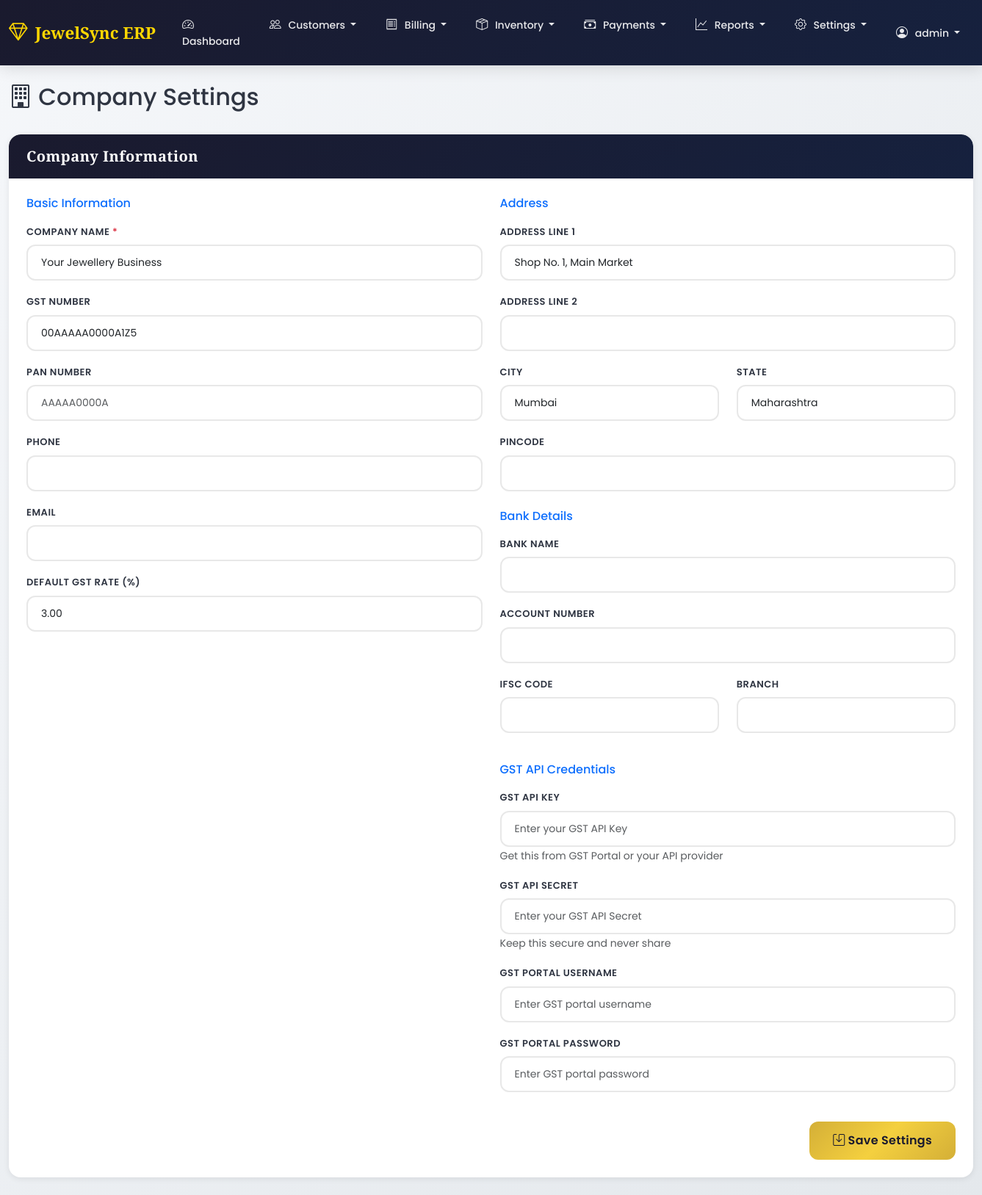
The app's page /settings/company.php (signed in) with its own data.
### tables this page shows
CREATE TABLE company_settings (
    id INT AUTO_INCREMENT PRIMARY KEY,
    company_name VARCHAR(200) NOT NULL,
    gst_number VARCHAR(20),
    pan_number VARCHAR(20),
    address_line1 VARCHAR(200),
    address_line2 VARCHAR(200),
    city VARCHAR(50),
    state VARCHAR(50),
    pincode VARCHAR(10),
    phone VARCHAR(20),
    email VARCHAR(100),
    bank_name VARCHAR(100),
    bank_account_no VARCHAR(50),
    bank_ifsc VARCHAR(20),
    bank_branch VARCHAR(100),
    invoice_prefix VARCHAR(10) DEFAULT 'INV',
    financial_year_start DATE,
    financial_year_end DATE,
    gst_rate DECIMAL(5,2) DEFAULT 3.00,
    gst_api_key VARCHAR(255),
    gst_api_secret VARCHAR(255),
    gst_username VARCHAR(100),
    gst_password VARCHAR(255),
    logo_path VARCHAR(255),
    created_at DATETIME DEFAULT CURRENT_TIMESTAMP,
    updated_at DATETIME DEFAULT CURRENT_TIMESTAMP ON UPDATE CURRENT_TIMESTAMP
);

### settings/company.php (the view, shortened to what this page needs)
<?php
$db = getDBConnection();
$stmt = $db->query("SELECT * FROM company_settings LIMIT 1");
$company = $stmt->fetch();
include __DIR__ . '/../includes/header.php';
?>
<div class="d-flex justify-content-between align-items-center mb-4">
    <h2><i class="bi bi-building"></i> Company Settings</h2>
</div>
<div class="card">
    <div class="card-header">
        <h5 class="mb-0">Company Information</h5>
    </div>
    <div class="card-body">
        <form method="POST" action="">
            <div class="row">
                <div class="col-md-6">
                    <h6 class="text-primary mb-3">Basic Information</h6>
                    <div class="mb-3">
                        <label class="form-label">Company Name <span class="text-danger">*</span></label>
                        <input type="text" name="company_name" class="form-control" value="<?php echo $company['company_name'] ?? ''; ?>" required>
                    </div>
                    <div class="mb-3">
                        <label class="form-label">GST Number</label>
                        <input type="text" name="gst_number" class="form-control" value="<?php echo $company['gst_number'] ?? ''; ?>" placeholder="00AAAAA0000A1Z5">
                    </div>
                    <div class="mb-3">
                        <label class="form-label">PAN Number</label>
                        <input type="text" name="pan_number" class="form-control" value="<?php echo $company['pan_number'] ?? ''; ?>" placeholder="AAAAA0000A">
                    </div>
                    <div class="mb-3">
                        <label class="form-label">Phone</label>
                        <input type="text" name="phone" class="form-control" value="<?php echo $company['phone'] ?? ''; ?>">
                    </div>
                    <div class="mb-3">
                        <label class="form-label">Email</label>
                        <input type="email" name="email" class="form-control" value="<?php echo $company['email'] ?? ''; ?>">
                    </div>
                    <div class="mb-3">
                        <label class="form-label">Default GST Rate (%)</label>
                        <input type="number" name="gst_rate" class="form-control" value="<?php echo $company['gst_rate'] ?? GST_RATE; ?>" step="0.01" min="0">
                    </div>
                </div>
                <div class="col-md-6">
                    <h6 class="text-primary mb-3">Address</h6>
                    <div class="mb-3">
                        <label class="form-label">Address Line 1</label>
                        <input type="text" name="address_line1" class="form-control" value="<?php echo $company['address_line1'] ?? ''; ?>">
                    </div>
                    <div class="mb-3">
                        <label class="form-label">Address Line 2</label>
                        <input type="text" name="address_line2" class="form-control" value="<?php echo $company['address_line2'] ?? ''; ?>">
                    </div>
                    <div class="row">
                        <div class="col-md-6 mb-3">
                            <label class="form-label">City</label>
                            <input type="text" name="city" class="form-control" value="<?php echo $company['city'] ?? ''; ?>">
                        </div>
                        <div class="col-md-6 mb-3">
                            <label class="form-label">State</label>
                            <input type="text" name="state" class="form-control" value="<?php echo $company['state'] ?? ''; ?>">
                        </div>
                    </div>
                    <div class="mb-3">
                        <label class="form-label">Pincode</label>
                        <input type="text" name="pincode" class="form-control" value="<?php echo $company['pincode'] ?? ''; ?>">
                    </div>
                    <h6 class="text-primary mb-3 mt-4">Bank Details</h6>
                    <div class="mb-3">
                        <label class="form-label">Bank Name</label>
                        <input type="text" name="bank_name" class="form-control" value="<?php echo $company['bank_name'] ?? ''; ?>">
                    </div>
                    <div class="mb-3">
                        <label class="form-label">Account Number</label>
                        <input type="text" name="bank_account_no" class="form-control" value="<?php echo $company['bank_account_no'] ?? ''; ?>">
                    </div>
                    <div class="row">
                        <div class="col-md-6 mb-3">
                            <label class="form-label">IFSC Code</label>
                            <input type="text" name="bank_ifsc" class="form-control" value="<?php echo $company['bank_ifsc'] ?? ''; ?>">
                        </div>
                        <div class="col-md-6 mb-3">
                            <label class="form-label">Branch</label>
                            <input type="text" name="bank_branch" class="form-control" value="<?php echo $company['bank_branch'] ?? ''; ?>">
                        </div>
                    </div>
                    <h6 class="text-primary mb-3 mt-4">GST API Credentials</h6>
                    <div class="mb-3">
                        <label class="form-label">GST API Key</label>
                        <input type="text" name="gst_api_key" class="form-control" value="<?php echo $company['gst_api_key'] ?? ''; ?>" placeholder="Enter your GST API Key">
                        <small class="text-muted">Get this from GST Portal or your API provider</small>
                    </div>
                    <div class="mb-3">
                        <label class="form-label">GST API Secret</label>
                        <input type="password" name="gst_api_secret" class="form-control" value="<?php echo $company['gst_api_secret'] ?? ''; ?>" placeholder="Enter your GST API Secret">
                        <small class="text-muted">Keep this secure and never share</small>
                    </div>
                    <div class="mb-3">
                        <label class="form-label">GST Portal Username</label>
                        <input type="text" name="gst_username" class="form-control" value="<?php echo $company['gst_username'] ?? ''; ?>" placeholder="Enter GST portal username">
                    </div>
                    <div class="mb-3">
                        <label class="form-label">GST Portal Password</label>
                        <input type="password" name="gst_password" class="form-control" value="<?php echo $company['gst_password'] ?? ''; ?>" placeholder="Enter GST portal password">
                    </div>
                </div>
            </div>
            <div class="d-grid gap-2 d-md-flex justify-content-md-end mt-4">
                <button type="submit" class="btn btn-primary btn-lg">
                    <i class="bi bi-save"></i> Save Settings
                </button>
            </div>
        </form>
    </div>
</div>
<?php include __DIR__ . '/../includes/footer.php'; ?>

### assets/css/style.css (style rules this page uses)
:root { --primary-color: #d4af37; --primary-dark: #b8941f; --primary-light: #e8c547; --secondary-color: #c0c0c0; --dark-bg: #1a1a2e; --dark-secondary: #16213e; --light-bg: #f8f9fa; --card-bg: #ffffff; --success-color: #00d084; --danger-color: #ff4757; --warning-color: #ffa502; --info-color: #3742fa; --text-dark: #2f3542; --text-muted: #747d8c; --border-color: #e8e8e8; --shadow-sm: 0 2px 8px rgba(0,0,0,0.08); --shadow-md: 0 4px 20px rgba(0,0,0,0.12); --shadow-lg: 0 10px 40px rgba(0,0,0,0.15); --gradient-gold: linear-gradient(135deg, #d4af37 0%, #f4d03f 50%, #d4af37 100%); --gradient-dark: linear-gradient(135deg, #1a1a2e 0%, #16213e 100%); --gradient-primary: linear-gradient(135deg, #667eea 0%, #764ba2 100%); }
* { margin: 0; padding: 0; box-sizing: border-box; }
body { background: linear-gradient(135deg, #f5f7fa 0%, #e4e8ec 100%); font-family: 'Poppins', sans-serif; color: var(--text-dark); min-height: 100vh; }
.card { border: none; border-radius: 16px; background: var(--card-bg); box-shadow: var(--shadow-sm); transition: all 0.3s cubic-bezier(0.4, 0, 0.2, 1); overflow: hidden; }
.card-header { background: var(--gradient-dark); color: white; border-radius: 16px 16px 0 0 !important; padding: 18px 24px; border: none; }
.card-header h5, .card-header h4 { margin: 0; font-weight: 600; font-family: 'Playfair Display', serif; letter-spacing: 0.5px; }
.card-body { padding: 24px; }
.btn { border-radius: 12px; font-weight: 500; padding: 10px 24px; transition: all 0.3s cubic-bezier(0.4, 0, 0.2, 1); border: none; font-size: 14px; letter-spacing: 0.3px; }
.btn-primary { background: var(--gradient-gold); color: #1a1a2e; font-weight: 600; }
.btn-lg { padding: 14px 32px; font-size: 16px; }
.form-control, .form-select { border-radius: 12px; border: 2px solid var(--border-color); padding: 12px 18px; font-size: 14px; transition: all 0.3s ease; background: white; }
.form-label { font-weight: 600; color: var(--text-dark); margin-bottom: 8px; font-size: 13px; text-transform: uppercase; letter-spacing: 0.5px; }

### records on screen
company_settings: company_name "Your Jewellery Business", gst_number "00AAAAA0000A1Z5", gst_rate "3.00", address_line1 "Shop No. 1, Main Market", city "Mumbai", state "Maharashtra"

### other values on screen
APP_NAME "JewelSync ERP"
$_SESSION['username'] "admin"
